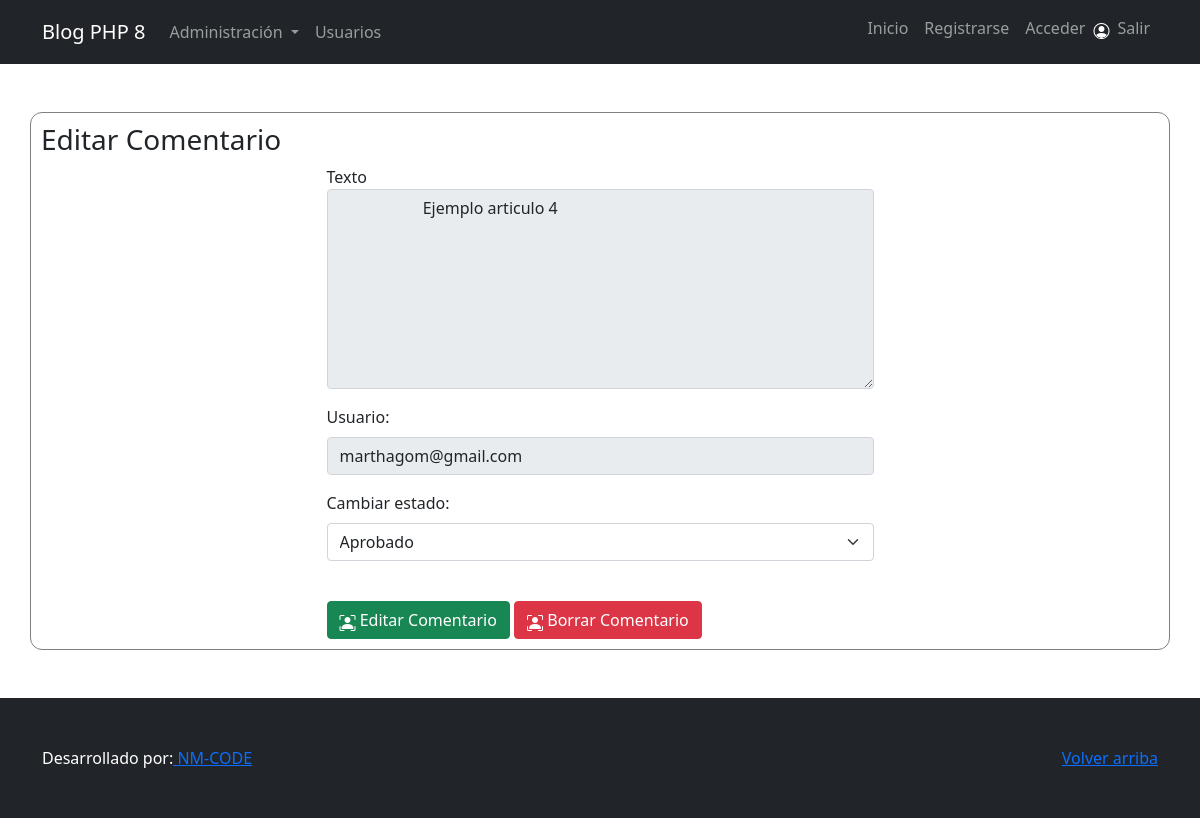
Page /admin/editar_comentario.php?id=2 on the committed database.
### tables this page shows
CREATE TABLE `comentarios` (
  `id` int(11) NOT NULL,
  `comentario` varchar(255) NOT NULL,
  `usuario_id` int(11) NOT NULL,
  `articulo_id` int(11) NOT NULL,
  `estado` int(11) NOT NULL,
  `fecha_creacion` datetime NOT NULL DEFAULT current_timestamp()
);

CREATE TABLE `articulos` (
  `id` int(11) NOT NULL,
  `titulo` varchar(255) NOT NULL,
  `imagen` varchar(255) NOT NULL,
  `texto` text NOT NULL,
  `fecha_creacion` datetime NOT NULL DEFAULT current_timestamp()
);

CREATE TABLE `usuarios` (
  `id` int(11) NOT NULL,
  `nombre` varchar(255) NOT NULL,
  `email` varchar(255) NOT NULL,
  `password` varchar(255) NOT NULL,
  `rol_id` int(11) NOT NULL,
  `fecha_creacion` datetime NOT NULL DEFAULT current_timestamp()
);

### models/Comentario.php (called while the page is built, shortened)
<?php
class Comentarios{
    private $conn;
    private $table = 'comentarios';
    public function __construct($db)
    {
        $this->conn = $db;
    }
    public function leer_individual($id)
    {
        $sql = 'SELECT
                    c.id AS id_comentario,
                    c.comentario AS comentario,
                    c.estado AS estado,
                    c.fecha_creacion AS fecha,
                    c.usuario_id AS id_usuario,
                    u.email AS email_usuario,
                    a.titulo AS titulo_articulo
                FROM ' . $this->table .
                ' c LEFT JOIN usuarios u
                ON u.id = c.usuario_id
                LEFT JOIN articulos a
                ON a.id = c.articulo_id
                WHERE c.id = :id
                LIMIT 0,1';
        $stmt = $this->conn->prepare($sql);
        $stmt->bindParam(':id', $id, PDO::PARAM_INT);
        try {
            $stmt->execute();
            $comentario = $stmt->fetch(PDO::FETCH_OBJ);
            return $comentario;
        } catch (Exception $e) {
            print_r("Error: " . $e);
        }
    }
}
?>

### admin/editar_comentario.php (the view, shortened to what this page needs)
<?php include("../includes/header.php") ?>
<?php
$baseDatos = new Basemysql();
$db = $baseDatos->connect();
if (isset($_GET['id'])) {
    $id = $_GET['id'];
    $comentario = new Comentarios($db);
    $resultado = $comentario->leer_individual($id);
}
?>
<div class="row">
    <div class="col-sm-6">
        <h3>Editar Comentario</h3>
    </div>
</div>
<div class="row">
    <div class="col-sm-6 offset-3">
        <form method="POST" action="">
            <div class="mb-3">
                <label for="texto">Texto</label>
                <textarea class="form-control" placeholder="Escriba el texto de su artículo" name="texto" style="height: 200px" readonly>
                    <?php echo $resultado->titulo_articulo; ?>
                </textarea>
            </div>
            <div class="mb-3">
                <label for="usuario" class="form-label">Usuario:</label>
                <input type="text" class="form-control" value="<?php echo $resultado->email_usuario; ?>" readonly>
            </div>
            <div class="mb-3">
                <label for="cambiarEstado" class="form-label">Cambiar estado:</label>
                <select class="form-select" name="cambiarEstado" aria-label="Default select example">
                    <option value="1" <?php if ($resultado->estado == "1") { echo "selected"; } ?>>Aprobado</option>
                </select>
            </div>
            <br />
            <button type="submit" name="editarComentario" class="btn btn-success float-left"><i class="bi bi-person-bounding-box"></i> Editar Comentario</button>
            <button type="submit" name="borrarComentario" class="btn btn-danger float-right"><i class="bi bi-person-bounding-box"></i> Borrar Comentario</button>
        </form>
    </div>
</div>
<?php include("../includes/footer.php") ?>

### rows in the picture
comentarios: texto "Ejemplo articulo 4", usuario.email "marthagom@gmail.com", cambiarEstado "Aprobado"
